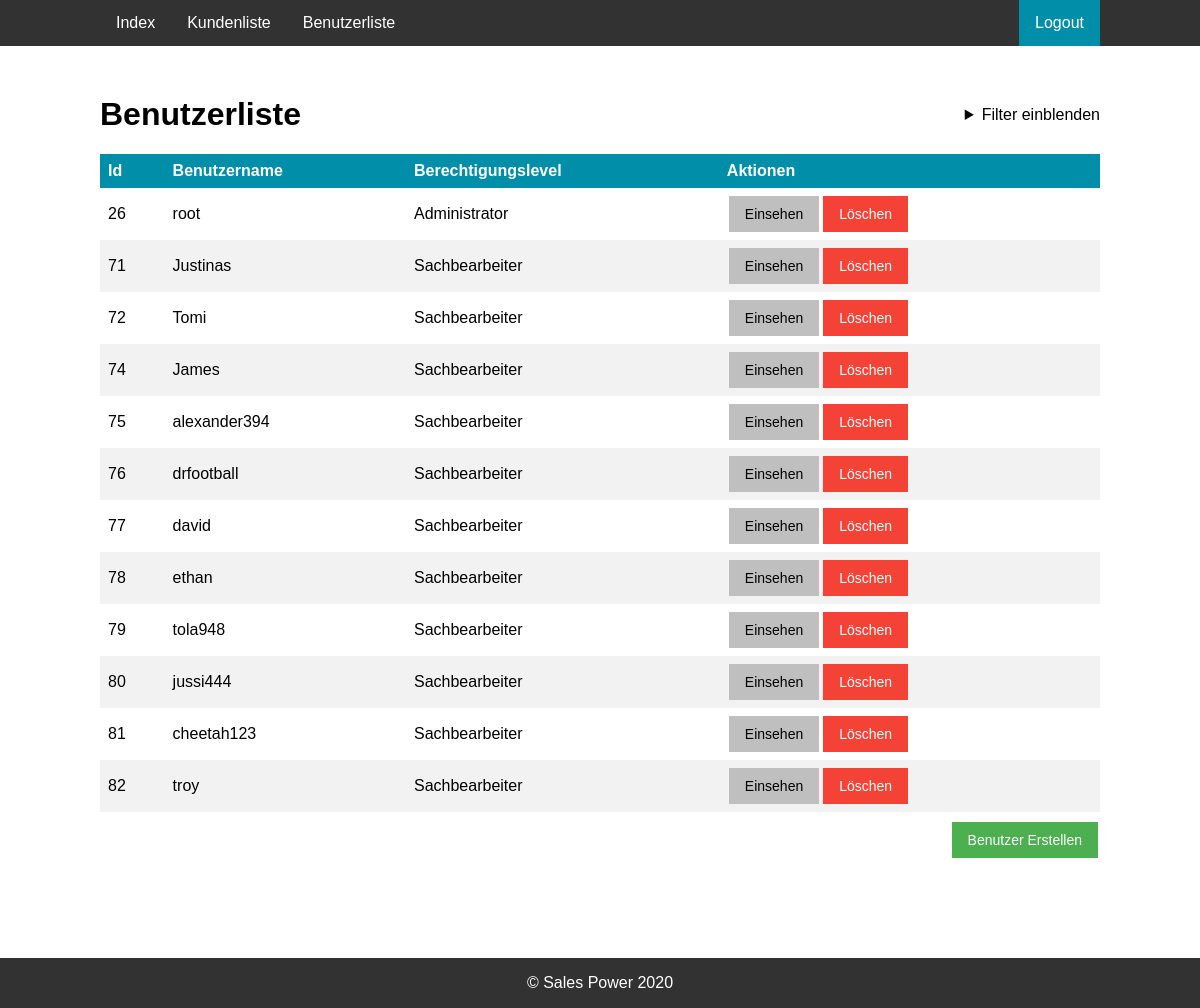
The app's page /user_list.php (signed in) with its own data.
### tables this page shows
CREATE TABLE `users` (
  `id` int(11) NOT NULL,
  `username` varchar(32) NOT NULL,
  `password` varchar(32) NOT NULL,
  `permissions_id` int(11) NOT NULL
);

CREATE TABLE `permissions` (
  `id` int(11) NOT NULL,
  `permission` varchar(32) NOT NULL
);

### util/database_manager.php (called while the page is built, shortened)
<?php
function createConnection() {
    $servername = "localhost";
    $dbname = "sales_power";
    $username = "root";
    $password = "root";
    $conn = new mysqli($servername, $username, $password, $dbname);
    return $conn;
}
function executeStatement($query) {
    $conn = createConnection();
    $result = $conn->query($query);
    return $result;
}
function getUser($id) {
    $conn = createConnection();
    $sql = "SELECT users.id, username, permission FROM users INNER JOIN permissions on users.permissions_id = permissions.id WHERE users.id = $id";
    $result = $conn->query($sql)->fetch_assoc();
    return $result;
}

### user_list.php (the view, shortened to what this page needs)
<!DOCTYPE html>
<html lang="de">
<head>
    <link rel="stylesheet" href="css/stylesheet.css">
    <link rel="stylesheet" href="css/menu.css">
    <link rel="stylesheet" href="css/footer.css">
</head>
<body>
<?php
include("util/database_manager.php");
$loggedInUser = getUser(getId());
?>
<div id="content">
    <div class="header">
        <h1>Benutzerliste</h1>
        <details class="m-t-10">
            <summary style="text-align: right">Filter einblenden</summary>
            <br>
        </details>
    </div>
    <div class="list clear">
        <table>
            <thead>
            <tr>
                <th>Id</th>
                <th>Benutzername</th>
                <th>Berechtigungslevel</th>
                <th>Aktionen</th>
            </tr>
            </thead>
            <?php
            $keyword = $_GET["search"] ?? "";
            $column = $_GET["column"] ?? "id";
            $order = $_GET["order"] ?? "ASC";
            $query = "SELECT users.id, username, permission FROM users INNER JOIN permissions ON users.permissions_id = permissions.id
                        WHERE users.id LIKE '%$keyword%' OR username LIKE '%$keyword%' OR permission LIKE '%$keyword%' ORDER BY $column $order";
            $results = executeStatement($query);
            while ($row = $results->fetch_assoc()) {
                echo "<tr>";
                echo "<td> $row[id]</td>";
                echo "<td> $row[username]</td>";
                echo "<td> $row[permission]</td>";
                echo "<td>";
                if ($loggedInUser["permission"] == "Administrator") {
                    echo "<a href='user_view.php?id=$row[id]' class='button'>Einsehen</a>";
                    echo "<a href='delete_user.php?id=$row[id]' class='button red'>Löschen</a>";
                } else {
                    echo "-";
                }
                echo "</td>";
                echo "</tr>";
            }
            ?>
        </table>
    </div>
    <?php
    if ($loggedInUser["permission"] == "Administrator") {
        echo "<a href='add_user.php' class='button float-right m-t-10 green'>Benutzer Erstellen</a>";
    }
    ?>
</div>
</body>
</html>

### css/stylesheet.css (style rules this page uses)
html { font-family: "Trebuchet MS", Arial, Helvetica, sans-serif; }
html, body { height: 100%; padding: 0; margin: 0; }
#content { width: 1000px; margin: 50px auto; }
summary { outline: none; }
table { border-collapse: collapse; width: 100%; }
th, td { text-align: left; padding: 8px; }
tr:nth-child(even) { background-color: #f2f2f2 }
th { background-color: #008ea9; color: white; }
.header { margin-bottom: 21px; }
.header h1 { display: inline; }
.header details { float: right; border: 0px; margin-bottom: 10px; }
.button { background-color: #bfbfbf; border: none; color: black; padding: 10px 16px; margin: 0px 2px 0px 2px; text-align: center; text-decoration: none; display: inline-block; font-size: 14px; }
.m-t-10 { margin-top: 10px; }
.float-right { float: right; }
.clear { clear: both; }
.list { overflow: auto; max-height: calc(100vh - 350px); min-height: 150px; }
.green { background-color: #4CAF50; color: white; }
.red { background-color: #f44336; color: white; }

### css/menu.css (style rules this page uses)
nav { background-color: #323232 }
nav ul { width: 1000px; list-style-type: none; margin: 0 auto; padding: 0; overflow: hidden; }
nav li { float: left; }
nav li a { display: block; color: white; text-align: center; padding: 14px 16px; text-decoration: none; }
.logout-button { float: right; }
.logout-button > a { background-color: #008ea9; }

### css/footer.css (style rules this page uses)
footer { position: absolute; bottom: 0; width: 100%; height: 50px; background-color: #323232; }
footer p { color: white; text-align: center; }

### records on screen
users: id "26", username "root", permissions.permission "Administrator"
users: id "71", username "Justinas", permissions.permission "Sachbearbeiter"
users: id "72", username "Tomi", permissions.permission "Sachbearbeiter"
users: id "74", username "James", permissions.permission "Sachbearbeiter"
users: id "75", username "alexander394", permissions.permission "Sachbearbeiter"
users: id "76", username "drfootball", permissions.permission "Sachbearbeiter"
users: id "77", username "david", permissions.permission "Sachbearbeiter"
users: id "78", username "ethan", permissions.permission "Sachbearbeiter"
users: id "79", username "tola948", permissions.permission "Sachbearbeiter"
users: id "80", username "jussi444", permissions.permission "Sachbearbeiter"
users: id "81", username "cheetah123", permissions.permission "Sachbearbeiter"
users: id "82", username "troy", permissions.permission "Sachbearbeiter"
